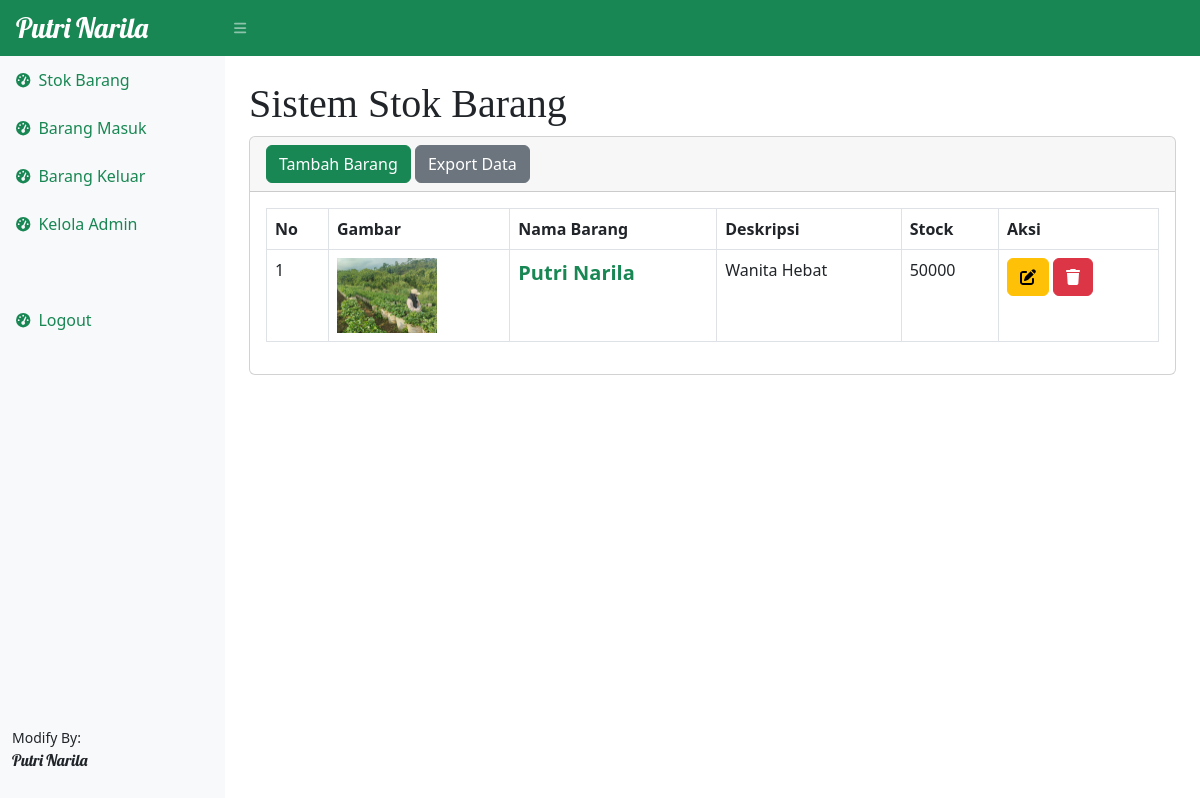
Screenshot of /index.php (signed in) with the database file from the repository.
### tables this page shows
CREATE TABLE `stock` (
  `idbarang` int(50) NOT NULL,
  `namabarang` varchar(100) NOT NULL,
  `deskripsi` varchar(100) NOT NULL,
  `stock` int(11) NOT NULL,
  `image` varchar(99) DEFAULT NULL
);

### index.php (the view, shortened to what this page needs)
<?php
    require 'function.php';
?>
<!DOCTYPE html>
<html lang="en">
<head>
   <link href="https://cdn.jsdelivr.net/npm/simple-datatables@7.1.2/dist/style.min.css" rel="stylesheet" />
   <link href="css/styles.css" rel="stylesheet" />
</head>
<body class="sb-nav-fixed">
   <nav class="sb-topnav navbar navbar-expand navbar-dark bg-success">
      <a class="putri navbar-brand ps-3 fs-3 " href="index.php">Putri Narila</a>
      <button class="btn btn-link btn-sm order-1 order-lg-0 me-4 me-lg-0" id="sidebarToggle" href="#!"><i
            class="fas fa-bars"></i></button>
   </nav>
   <div id="layoutSidenav">
      <div id="layoutSidenav_nav">
         <nav class="sb-sidenav accordion sb-sidenav-success bg-light" id="sidenavAccordion">
            <div class="sb-sidenav-menu">
               <div class="nav ">
                  <a class="nav-link text-success" href="index.php">
                     <div class="sb-nav-link-icon"><i class="fas fa-tachometer-alt"></i></div>
                     Stok Barang
                  </a>
                  <a class="nav-link text-success" href="masuk.php">
                     <div class="sb-nav-link-icon"><i class="fas fa-tachometer-alt"></i></div>
                     Barang Masuk
                  </a>
                  <a class="nav-link text-success" href="keluar.php">
                     <div class="sb-nav-link-icon"><i class="fas fa-tachometer-alt"></i></div>
                     Barang Keluar
                  </a>
                  <a class="nav-link text-success mb-5" href="admin.php">
                     <div class="sb-nav-link-icon"><i class="fas fa-tachometer-alt"></i></div>
                     Kelola Admin
                  </a>
                  <a class="nav-link text-success" href="logout.php">
                     <div class="sb-nav-link-icon"><i class="fas fa-tachometer-alt"></i></div>
                     Logout
                  </a>
               </div>
            </div>
            <div class="sb-sidenav-footer">
               <div class="small">Modify By:</div>
               <p class="putri">Putri Narila</p>
            </div>
         </nav>
      </div>
      <div id="layoutSidenav_content">
         <main>
            <div class="container-fluid px-4">
               <h1 class="mt-4 heading">Sistem Stok Barang</h1>
               <div class="card mb-4">
                  <div class="card-header">
                     <button type="button" class="btn btn-success" data-bs-toggle="modal"
                        data-bs-target="#staticBackdrop">
                        Tambah Barang
                     </button>
                     <a href="export.php" class="btn btn-secondary" target="_blank">Export Data</a>
                  </div>
                  <div class="card-body">
                     <table id="datatablesSimple" class="table table-bordered">
                        <thead>
                           <tr>
                              <th>No</th>
                              <th>Gambar</th>
                              <th>Nama Barang</th>
                              <th>Deskripsi</th>
                              <th>Stock</th>
                              <th>Aksi</th>
                           </tr>
                        </thead>
                        <tbody>
                           <?php
                           $ambilsemuadatanya = mysqli_query($conn, "SELECT * FROM stock");
                           $i = 1;
                           while($data = mysqli_fetch_array($ambilsemuadatanya)){
                              $idb= $data['idbarang'];
                              $namabarang= $data['namabarang'];
                              $deskripsi= $data['deskripsi'];
                              $stock= $data['stock'];
                              $gambar = $data['image'];
                              if($gambar == null){
                                 $img = "Tidak Ada Gambar";
                              } else {
                                 $img = '<img src="images/'.$gambar.'" class="zoomable" ';
                              }
                           ?>
                           <tr>
                              <td>
                                 <?=$i;?>
                              </td>
                              <td>
                                 <?=$img;?>
                              </td>
                              <td>
                                 <a href="detail.php?id=<?=$idb;?>"
                                    class="text-decoration-none text-success fs-5 fw-bolder"><?=$namabarang;?></a>
                              <td>
                                 <?=$deskripsi;?>
                              </td>
                              <td>
                                 <?=$stock;?>
                              </td>
                              <td>
                                 <button type=" button" class="btn btn-warning" data-bs-toggle="modal"
                                    data-bs-target="#edit<?=$idb;?>">
                                    <i class="fa-solid fa-pen-to-square"></i>
                                 </button>
                                 <button type="button" class="btn btn-danger" data-bs-toggle="modal"
                                    data-bs-target="#delete<?=$idb;?>">
                                    <i class="fa-solid fa-trash"></i>
                              </td>
                           </tr>
                           <?php
                           $i++;
                           }
                           ?>
                        </tbody>
                     </table>
                  </div>
               </div>
            </div>
         </main>
      </div>
   </div>
</body>
</html>

### index.php (style rules this page uses)
.putri { font-family: 'Lobster', cursive; }
.heading { font-family: 'Lilita', cursive; }
.zoomable { width: 100px; }

### rows the page displays
stock: image (picture), namabarang "Putri Narila", deskripsi "Wanita Hebat", stock "50000"
